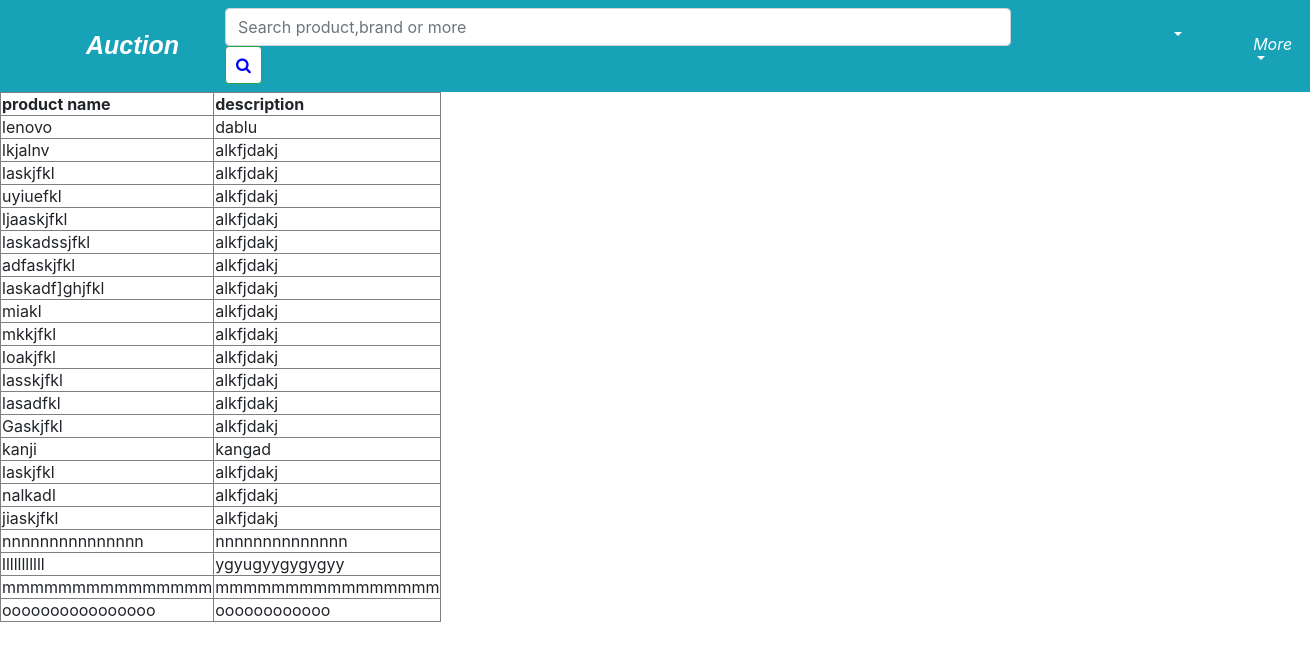
/extra/home.php, run on the app's committed database.
### tables this page shows
CREATE TABLE IF NOT EXISTS `auction` (
  `auctionID` varchar(17) NOT NULL,
  `name` varchar(255) NOT NULL,
  `description` text,
  `specification` text NOT NULL,
  `nowDT` datetime NOT NULL,
  `startDT` datetime NOT NULL,
  `endDT` datetime NOT NULL,
  `basePrice` int(11) NOT NULL,
  `commision` float DEFAULT NULL,
  `img1` text,
  `img2` text,
  `img3` text,
  `img4` text,
  `img5` text,
  `userID` varchar(17) NOT NULL,
  `cartUserID` varchar(17) DEFAULT NULL,
  `currentBid` int(11) DEFAULT NULL,
  `hammerPrice` int(11) DEFAULT NULL,
  `catagory` varchar(50) DEFAULT NULL,
  PRIMARY KEY (`auctionID`),
  KEY `userID` (`userID`)
);

### extra/home.php (the view, shortened to what this page needs)
<?php
  include '../conn.php';
?>
<html lang="en">
<head>
  <link rel="stylesheet" type="text/css" href="css/manu.css">
  <link rel="stylesheet" type="text/css" href="css/default.css">
  <link rel="stylesheet" href="https://maxcdn.bootstrapcdn.com/bootstrap/4.1.0/css/bootstrap.min.css">
  <link rel="stylesheet" href="https://cdnjs.cloudflare.com/ajax/libs/font-awesome/4.7.0/css/font-awesome.min.css">
</head>
<body>
<nav class="navbar navbar-expand-sm bg-info navbar-dark">
  <a id="logo" class="navbar-brand" href="home.php">Auction</a>
  <form id="f1" class="form-inline" action="/action_page.php" method="POST">
    <input id="inp1" class="form-control mr-sm-2" type="text" placeholder="Search product,brand or more" size="70">
    <button id="btn1" class="btn btn-success" type="submit"><i class="fa fa-search"></i></button>
  </form>
  <ul class="navbar-nav">
    <li style="margin-left: 88px;" class="nav-item dropdown">
      <a id="more" class="nav-link dropdown-toggle" href="#" id="navbardrop" data-toggle="dropdown">
      </a>
    </li>
    <li class="nav-item dropdown">
      <a id="more" class="nav-link dropdown-toggle" href="#" id="navbardrop" data-toggle="dropdown">
        More
      </a>
    </li>
  </ul>
</nav>
  <?php
      $result = mysqli_query($conn, "SELECT * FROM auction");
      echo "<table border='1'>
      <tr>
      <th>product name</th>
      <th>description</th>
      </tr>";
      while($row = mysqli_fetch_array($result))
      {
      echo "<tr>";
      echo "<td>" . $row[1] . "</td>";
      echo "<td>" . $row[2] . "</td>";
      echo "</tr>";
      }
      echo "</table>";
  ?>
</body>
</html>

### css/manu.css (style rules this page uses)
#logo { margin-bottom: 0px; margin-left: 70px; font-size: 25px; font-weight: bold; font-style: oblique; font-family: Arial, Helvetica, sans-serif; }
#more { color: white; font-style: oblique; margin-bottom: 0px; margin-left: 55px; }
#f1 { margin-bottom: 0px; margin-left: 30px; }
#inp1 { margin-top: 0px; }
#btn1 { background-color: white; color: blue; padding: 10px; margin-right: 20px; margin-bottom: 0px; }

### css/default.css (style rules this page uses)
body { margin-top: 56px; }
a:link { color: gray; text-decoration: none; }

### data on the page
auction: name "lenovo", description "dablu"
auction: name "lkjalnv", description "alkfjdakj"
auction: name "laskjfkl", description "alkfjdakj"
auction: name "uyiuefkl", description "alkfjdakj"
auction: name "ljaaskjfkl", description "alkfjdakj"
auction: name "laskadssjfkl", description "alkfjdakj"
auction: name "adfaskjfkl", description "alkfjdakj"
auction: name "laskadf]ghjfkl", description "alkfjdakj"
auction: name "miakl", description "alkfjdakj"
auction: name "mkkjfkl", description "alkfjdakj"
auction: name "loakjfkl", description "alkfjdakj"
auction: name "lasskjfkl", description "alkfjdakj"
auction: name "lasadfkl", description "alkfjdakj"
auction: name "Gaskjfkl", description "alkfjdakj"
auction: name "kanji", description "kangad"
auction: name "laskjfkl", description "alkfjdakj"
auction: name "nalkadl", description "alkfjdakj"
auction: name "jiaskjfkl", description "alkfjdakj"
auction: name "nnnnnnnnnnnnnnn", description "nnnnnnnnnnnnnn"
auction: name "lllllllllll", description "ygyugyygygygyy"
auction: name "mmmmmmmmmmmmmmm", description "mmmmmmmmmmmmmmmm"
auction: name "oooooooooooooooo", description "oooooooooooo"
